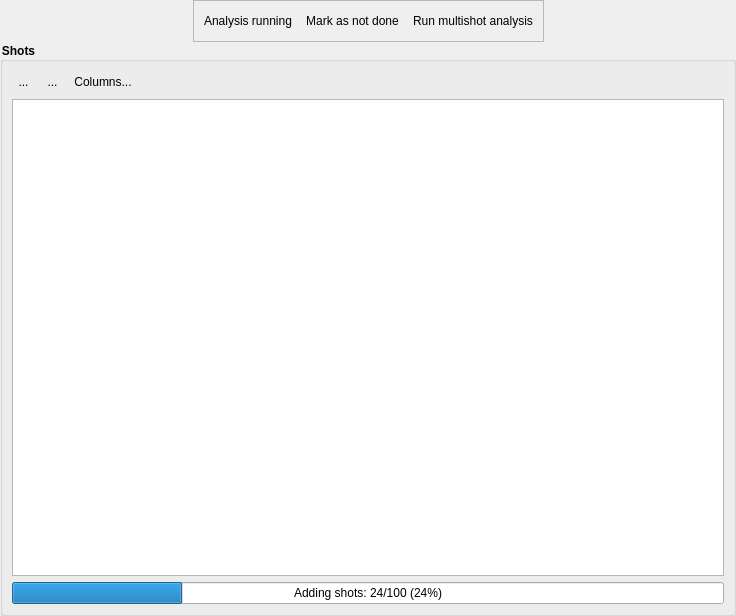
<?xml version="1.0" encoding="UTF-8"?>
<ui version="4.0">
 <class>Form</class>
 <widget class="QWidget" name="Form">
  <property name="geometry">
   <rect>
    <x>0</x>
    <y>0</y>
    <width>736</width>
    <height>616</height>
   </rect>
  </property>
  <property name="windowTitle">
   <string>Form</string>
  </property>
  <property name="styleSheet">
   <string notr="true">QPushButton {
     border: none;
     padding: 4px;
 }

QPushButton:hover {
     background-color: qlineargradient(x1: 0, y1: 0, x2: 0, y2: 1,
                                       stop: 0 #f6f7fa, stop: 1 #dadbde);
     border: 1px solid #8f8f91;
     border-radius: 3px;
 }

 QPushButton:pressed {
     background-color: qlineargradient(x1: 0, y1: 0, x2: 0, y2: 1,
                                       stop: 0 #dadbde, stop: 1 #f6f7fa);
     border: 1px solid #8f8f91;
     border-radius: 3px;
 }

QPushButton:checked {
     background-color: #dadbde;
     border: 1px solid #8f8f91;
     border-radius: 3px;
 }

QPushButton:hover:checked {
     background-color: qlineargradient(x1: 0, y1: 0, x2: 0, y2: 1,
                                       stop: 0 #dadbde, stop: 1 #f6f7fa);
     border: 1px solid #8f8f91;
     border-radius: 3px;
 }

QToolButton {
     border: none;
     padding: 2px;
 }

QToolButton:hover {
     background-color: qlineargradient(x1: 0, y1: 0, x2: 0, y2: 1,
                                       stop: 0 #f6f7fa, stop: 1 #dadbde);
     border: 1px solid #8f8f91;
     border-radius: 3px;
 }

 QToolButton:pressed {
     background-color: qlineargradient(x1: 0, y1: 0, x2: 0, y2: 1,
                                       stop: 0 #dadbde, stop: 1 #f6f7fa);
     border: 1px solid #8f8f91;
     border-radius: 3px;
 }

QToolButton:checked {
     background-color: #dadbde;
     border: 1px solid #8f8f91;
     border-radius: 3px;
 }

QToolButton:hover:checked {
     background-color: qlineargradient(x1: 0, y1: 0, x2: 0, y2: 1,
                                       stop: 0 #dadbde, stop: 1 #f6f7fa);
     border: 1px solid #8f8f91;
     border-radius: 3px;
 }

QGroupBox
{
    font-weight: bold;
}</string>
  </property>
  <layout class="QVBoxLayout" name="verticalLayout_3">
   <property name="spacing">
    <number>0</number>
   </property>
   <property name="margin">
    <number>0</number>
   </property>
   <item>
    <layout class="QVBoxLayout" name="verticalLayout">
     <item>
      <layout class="QHBoxLayout" name="horizontalLayout">
       <item>
        <spacer name="horizontalSpacer_3">
         <property name="orientation">
          <enum>Qt::Horizontal</enum>
         </property>
         <property name="sizeHint" stdset="0">
          <size>
           <width>40</width>
           <height>20</height>
          </size>
         </property>
        </spacer>
       </item>
       <item>
        <widget class="QFrame" name="horizontalFrame">
         <property name="frameShape">
          <enum>QFrame::StyledPanel</enum>
         </property>
         <layout class="QHBoxLayout" name="horizontalLayout_3">
          <property name="leftMargin">
           <number>6</number>
          </property>
          <property name="rightMargin">
           <number>6</number>
          </property>
          <item>
           <widget class="QPushButton" name="pushButton_analysis_running">
            <property name="text">
             <string>Analysis running</string>
            </property>
            <property name="icon">
             <iconset>
              <normaloff>:/qtutils/fugue/control.png</normaloff>:/qtutils/fugue/control.png</iconset>
            </property>
            <property name="checkable">
             <bool>true</bool>
            </property>
           </widget>
          </item>
          <item>
           <widget class="QPushButton" name="pushButton_mark_as_not_done">
            <property name="text">
             <string>Mark as not done</string>
            </property>
            <property name="icon">
             <iconset>
              <normaloff>:/qtutils/fugue/arrow-curve-180.png</normaloff>:/qtutils/fugue/arrow-curve-180.png</iconset>
            </property>
           </widget>
          </item>
          <item>
           <widget class="QPushButton" name="pushButton_run_multishot_analysis">
            <property name="text">
             <string>Run multishot analysis</string>
            </property>
            <property name="icon">
             <iconset>
              <normaloff>:/qtutils/fugue/arrow-curve.png</normaloff>:/qtutils/fugue/arrow-curve.png</iconset>
            </property>
           </widget>
          </item>
         </layout>
        </widget>
       </item>
       <item>
        <spacer name="horizontalSpacer">
         <property name="orientation">
          <enum>Qt::Horizontal</enum>
         </property>
         <property name="sizeHint" stdset="0">
          <size>
           <width>40</width>
           <height>20</height>
          </size>
         </property>
        </spacer>
       </item>
      </layout>
     </item>
     <item>
      <widget class="QGroupBox" name="groupBox">
       <property name="title">
        <string>Shots</string>
       </property>
       <property name="flat">
        <bool>false</bool>
       </property>
       <property name="checkable">
        <bool>false</bool>
       </property>
       <layout class="QVBoxLayout" name="verticalLayout_2">
        <item>
         <layout class="QHBoxLayout" name="horizontalLayout_2">
          <item>
           <widget class="QToolButton" name="toolButton_add_shots">
            <property name="toolTip">
             <string>Add shots</string>
            </property>
            <property name="text">
             <string>...</string>
            </property>
            <property name="icon">
             <iconset>
              <normaloff>:/qtutils/fugue/plus.png</normaloff>:/qtutils/fugue/plus.png</iconset>
            </property>
           </widget>
          </item>
          <item>
           <widget class="QToolButton" name="toolButton_remove_shots">
            <property name="toolTip">
             <string>Remove selected shots</string>
            </property>
            <property name="text">
             <string>...</string>
            </property>
            <property name="icon">
             <iconset>
              <normaloff>:/qtutils/fugue/minus.png</normaloff>:/qtutils/fugue/minus.png</iconset>
            </property>
           </widget>
          </item>
          <item>
           <widget class="QPushButton" name="pushButton_edit_columns">
            <property name="toolTip">
             <string>Edit which columns are displayed</string>
            </property>
            <property name="text">
             <string>Columns...</string>
            </property>
            <property name="icon">
             <iconset>
              <normaloff>:/qtutils/fugue/table--pencil.png</normaloff>:/qtutils/fugue/table--pencil.png</iconset>
            </property>
           </widget>
          </item>
          <item>
           <spacer name="horizontalSpacer_2">
            <property name="orientation">
             <enum>Qt::Horizontal</enum>
            </property>
            <property name="sizeHint" stdset="0">
             <size>
              <width>40</width>
              <height>20</height>
             </size>
            </property>
           </spacer>
          </item>
         </layout>
        </item>
        <item>
         <widget class="TableView" name="tableView">
          <property name="autoScroll">
           <bool>false</bool>
          </property>
          <property name="alternatingRowColors">
           <bool>true</bool>
          </property>
          <property name="verticalScrollMode">
           <enum>QAbstractItemView::ScrollPerPixel</enum>
          </property>
          <property name="horizontalScrollMode">
           <enum>QAbstractItemView::ScrollPerPixel</enum>
          </property>
         </widget>
        </item>
        <item>
         <widget class="QProgressBar" name="progressBar_add_shots">
          <property name="value">
           <number>24</number>
          </property>
          <property name="format">
           <string>Adding shots: %v/%m (%p%)</string>
          </property>
         </widget>
        </item>
       </layout>
      </widget>
     </item>
    </layout>
   </item>
  </layout>
 </widget>
 <customwidgets>
  <customwidget>
   <class>TableView</class>
   <extends>QTableView</extends>
   <header>qtutils/widgets.h</header>
  </customwidget>
 </customwidgets>
 <resources>
  <include location="../../Anaconda/Lib/site-packages/qtutils/icons/icons.qrc"/>
 </resources>
 <connections/>
</ui>
